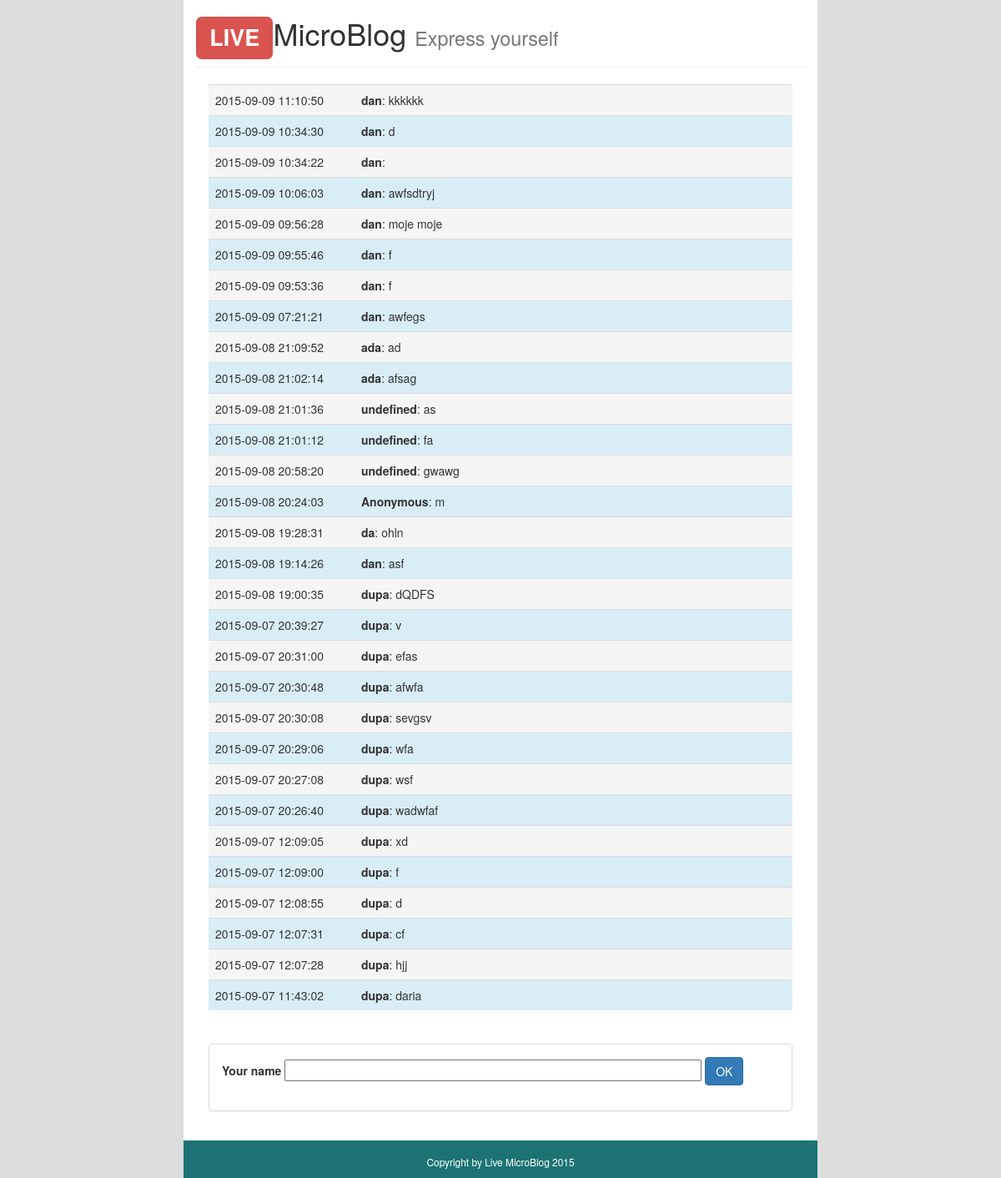
The page / on the database its author committed.
### core/models.py (models this page shows, shortened)
class Update(models.Model):
	nick = models.CharField(max_length=100, default="Anonymous")
	message = models.TextField(blank=True)
	timestamp = models.DateTimeField(auto_now_add=True, auto_now=False)
	class Meta:
		ordering = ['-timestamp']

### core/views.py (the view)
# urls.py: url(r'^$', UpdateListView.as_view(), name='home'),
class UpdateListView(ListView):
    model = Update
    template_name = "home.html"

### templates/home.html (shortened to what this page needs)
{% extends 'base.html' %}
{% block content %}
<div class="row">
  <div class="col-xs-12">
		<h1><span class="label label-danger">LIVE</span>MicroBlog</strong> <small>Express yourself</small></h1>
    <hr>
      <div class="col-md-12 white" id="list">
        <table class="table table-hover">
        {% if object_list %}
          {% for object in object_list %}
            <tr class="{% cycle 'active' 'info' %}" id="{{ object.id }}">
              <td class="col-md-3">{{ object.timestamp|date:'Y-m-d H:i:s' }}</td>
              <td class="col-md-9"><b>{{ object.nick }}</b><span>: {{ object.message|linebreaksbr }}</span></td>
            </tr>
          {% endfor %}
          {% else %}
          <tr class="info" id="0"></tr>
        {% endif %}
        </table><br>
        <div class="panel panel-default">
         <div class="panel-body">
          <div class="bottom-padded" id="nickformdiv">
            <form class="form-inline" id="nickform">
              <div class="form-group">
                <label for="nick">Your name </label>
                <input type="text" name="textinput" id="nick" />
              </div>
                <button type="submit" class="btn btn-primary">OK</button>
            </form>
          </div>
         </div>
        </div>
      </div>
  </div>
</div>
{% endblock content %}

### templates/base.html (shortened to what this page needs)
{% load staticfiles %}
<!DOCTYPE html>
<html lang="en">
  <head>
  	<link rel="stylesheet" href="https://maxcdn.bootstrapcdn.com/bootstrap/3.3.1/css/bootstrap.min.css">
    <link rel="stylesheet" href="https://maxcdn.bootstrapcdn.com/font-awesome/4.2.0/css/font-awesome.min.css" />
    <link rel="stylesheet" href="https://maxcdn.bootstrapcdn.com/font-awesome/4.4.0/css/font-awesome.min.css">
    <link rel="stylesheet" href="{% static 'css/animate.css' %}">
    <link rel="stylesheet" href="{% static 'css/main.css' %}">
  </head>
  <body>
    <div class="container">
      <div class="col-lg-8 col-lg-offset-2 col-sm-12 white" id="main-container">
      	{% block content %}
      	{% endblock %}
      </div>
      <div class="col-lg-8 col-lg-offset-2 col-sm-12 white top-padded">
       <div class="row">
          <div class="col-sm-12 text-center" style="background-color:#1D7373;">
            <p class="text-white top-padded"><small>Copyright by Live MicroBlog 2015</small></p>
          </div>
       </div>
  	  </div>
   </div>
  </body>
  </html>

### templates/javascript.html (shortened to what this page needs)
{% load staticfiles %}

### static/static_dirs/css/main.css (style rules this page uses)
.bottom-padded { margin-bottom: 15px; }
.top-padded { padding-top: 15px; }
.text-white { color:#fff; }
.white { background-color: #fff; }
body { background-color: #ddd; }
input { width:500px; }

### rows shown on the page
Update: timestamp "2015-09-09 11:10:50", nick "dan", message "kkkkkk"
Update: timestamp "2015-09-09 10:34:30", nick "dan", message "d"
Update: timestamp "2015-09-09 10:34:22", nick "dan"
Update: timestamp "2015-09-09 10:06:03", nick "dan", message "awfsdtryj"
Update: timestamp "2015-09-09 09:56:28", nick "dan", message "moje moje"
Update: timestamp "2015-09-09 09:55:46", nick "dan", message "f"
Update: timestamp "2015-09-09 09:53:36", nick "dan", message "f"
Update: timestamp "2015-09-09 07:21:21", nick "dan", message "awfegs"
Update: timestamp "2015-09-08 21:09:52", nick "ada", message "ad"
Update: timestamp "2015-09-08 21:02:14", nick "ada", message "afsag"
Update: timestamp "2015-09-08 21:01:36", nick "undefined", message "as"
Update: timestamp "2015-09-08 21:01:12", nick "undefined", message "fa"
Update: timestamp "2015-09-08 20:58:20", nick "undefined", message "gwawg"
Update: timestamp "2015-09-08 20:24:03", nick "Anonymous", message "m"
Update: timestamp "2015-09-08 19:28:31", nick "da", message "ohln"
Update: timestamp "2015-09-08 19:14:26", nick "dan", message "asf"
Update: timestamp "2015-09-08 19:00:35", nick "dupa", message "dQDFS"
Update: timestamp "2015-09-07 20:39:27", nick "dupa", message "v"
Update: timestamp "2015-09-07 20:31:00", nick "dupa", message "efas"
Update: timestamp "2015-09-07 20:30:48", nick "dupa", message "afwfa"
Update: timestamp "2015-09-07 20:30:08", nick "dupa", message "sevgsv"
Update: timestamp "2015-09-07 20:29:06", nick "dupa", message "wfa"
Update: timestamp "2015-09-07 20:27:08", nick "dupa", message "wsf"
Update: timestamp "2015-09-07 20:26:40", nick "dupa", message "wadwfaf"
Update: timestamp "2015-09-07 12:09:05", nick "dupa", message "xd"
Update: timestamp "2015-09-07 12:09:00", nick "dupa", message "f"
Update: timestamp "2015-09-07 12:08:55", nick "dupa", message "d"
Update: timestamp "2015-09-07 12:07:31", nick "dupa", message "cf"
Update: timestamp "2015-09-07 12:07:28", nick "dupa", message "hjj"
Update: timestamp "2015-09-07 11:43:02", nick "dupa", message "daria"
